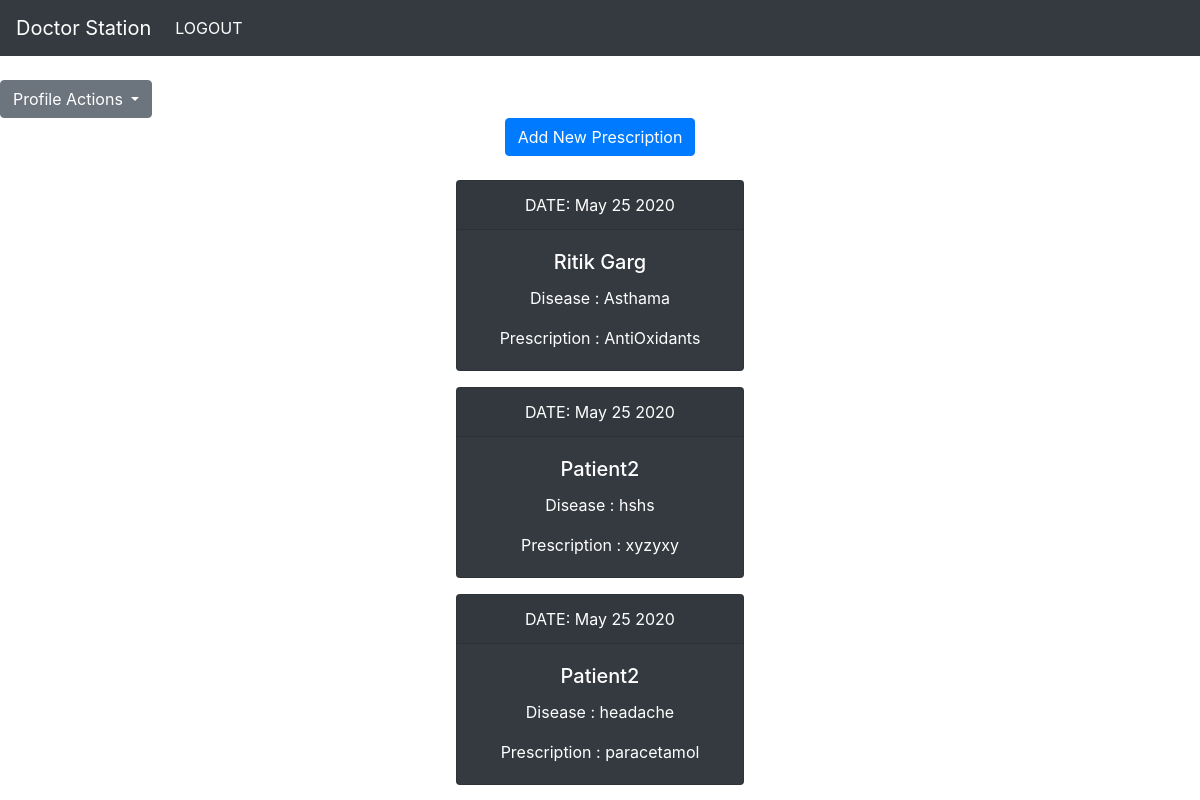
Screenshot of /prescriptions/showpres/ (signed in) with the database file from the repository.
### prescriptions/models.py (models this page shows, shortened)
class Prescription(models.Model):
    prid=models.AutoField(primary_key=True)
    patient=models.ForeignKey(Patient,on_delete=models.CASCADE)
    doctor=models.ForeignKey(Doctor,on_delete=models.CASCADE)
    prescription=models.TextField()
    disease=models.CharField(max_length=25)
    date=models.DateTimeField(default=timezone.now)

### accounts/models.py (models this page shows)
class Patient(models.Model):
    user = models.ForeignKey(User,on_delete=models.CASCADE)
    pid=models.AutoField(primary_key=True)
    phone=models.CharField(max_length=10)
    age=models.CharField(max_length=3)
    gender=models.CharField(max_length=10)
    address=models.CharField(max_length=100)
    bloodgroup=models.CharField(max_length=10)
    casepaper=models.CharField(max_length=10)
    def __str__(self):
        return f'{self.user.first_name}'

### prescriptions/views.py (the view)
# urls.py: path('showpres/',views.showpres,name='showpres'),
@login_required
def showpres(request):
    pre=Prescription.objects.all()
    return render(request,'prescriptions/showpres.html',{'pre':pre}) #passing all prescriptions as context dictionary..

### prescriptions/templates/prescriptions/showpres.html
{% extends 'home/base.html' %}
{% block content %}
<center>
<a href="{% url 'addpres'%}"><button type="submit" class="btn btn-primary">Add New Prescription</button></a>
</center>
<br>
<center>
<div class="container">
{% for pre in pre %}
<div class="card text-white bg-dark mb-3" style="max-width: 18rem;">
    <div class="card-header">DATE: {{ pre.date|date:"F d Y" }}</div>
    <div class="card-body">
      <h5 class="card-title">{{ pre.patient }}</h5>
      <p class="card-text"> Disease : {{ pre.disease }}</p>
      <p class="card-text"> Prescription : {{ pre.prescription }}</p>
    </div>
  </div>
{% endfor %}
</div>
</center>
{% endblock %}

### home/templates/home/base.html (shortened to what this page needs)
<!DOCTYPE html>
<html>
<head>
<html lang="en">
  <head>
    <link rel="stylesheet" href="https://stackpath.bootstrapcdn.com/bootstrap/4.5.0/css/bootstrap.min.css">
  </head>
</html>
</head>
    <body>
            <div class='tabs'>
                {%if user.is_authenticated%}
                <nav class="navbar navbar-expand-lg navbar-dark bg-dark">
                    <a class="navbar-brand" href="{%url 'home'%}">Doctor Station</a>
                    <div class="collapse navbar-collapse" id="navbarNavAltMarkup">
                      <div class="navbar-nav">
                        <a class="nav-item nav-link active" href="{%url 'logout'%}">LOGOUT</a>
                      </div>
                    </div>
                  </nav>
                {%endif%}
                {% ifequal user.last_name "Patient"%}
                <br>
                <div class="dropdown">
                  <button class="btn btn-secondary dropdown-toggle" type="button" id="dropdownMenuButton" data-toggle="dropdown" aria-haspopup="true" aria-expanded="false">
                    Profile Actions
                  </button>
                </div>
                {% endifequal %}
            </div>
        <div class='main'>
               {% block content %}
                {% endblock %}
        </div>
    </body>
</html>

### rows the page displays
Prescription: date "May 25 2020", patient "Ritik Garg", disease "Asthama", prescription "AntiOxidants"
Prescription: date "May 25 2020", patient "Patient2", disease "hshs", prescription "xyzyxy"
Prescription: date "May 25 2020", patient "Patient2", disease "headache", prescription "paracetamol"
